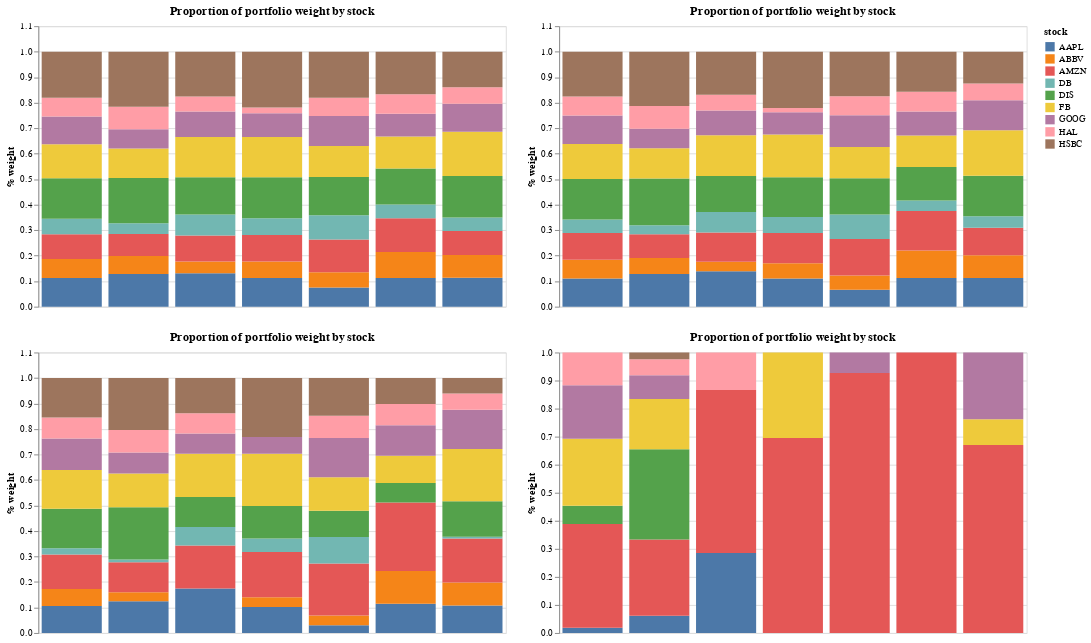

Here is the notebook cell this chart was saved with:
### Code cell
# Horizontal combination of the first two charts for the top row
top_row_3 = alt.hconcat(chart_095_3, chart_07_3)

# Horizontal combination of the second two charts for the bottom row
bottom_row_3 = alt.hconcat(chart_035_3, chart_01_3)

# Vertical combination of the two rows
combined_chart_3 = alt.vconcat(top_row_3, bottom_row_3)

# Display the combined chart
combined_chart_3

### Figure 1 — Vega-Lite specification as saved in the notebook (floating-point values rounded to 4 significant figures)
{"config": {"view": {"continuousWidth": 300, "continuousHeight": 300}}, "vconcat": [{"hconcat": [{"data": {"name": "data-511e0829efbcb5d775ccc069f07d8d08"}, "mark": {"type": "bar"}, "encoding": {"color": {"field": "stock", "type": "nominal"}, "order": {"field": "stock", "sort": "ascending", "type": "nominal"}, "x": {"axis": null, "field": "run", "type": "ordinal"}, "y": {"field": "weight", "title": "% weight", "type": "quantitative"}}, "title": "Proportion of portfolio weight by stock", "width": 500}, {"data": {"name": "data-d045bc0b506de827ecd9b2400ee81860"}, "mark": {"type": "bar"}, "encoding": {"color": {"field": "stock", "type": "nominal"}, "order": {"field": "stock", "sort": "ascending", "type": "nominal"}, "x": {"axis": null, "field": "run", "type": "ordinal"}, "y": {"field": "weight", "title": "% weight", "type": "quantitative"}}, "title": "Proportion of portfolio weight by stock", "width": 500}]}, {"hconcat": [{"data": {"name": "data-481d83af8f6f01fcdeb1852f11b91ef3"}, "mark": {"type": "bar"}, "encoding": {"color": {"field": "stock", "type": "nominal"}, "order": {"field": "stock", "sort": "ascending", "type": "nominal"}, "x": {"axis": null, "field": "run", "type": "ordinal"}, "y": {"field": "weight", "title": "% weight", "type": "quantitative"}}, "title": "Proportion of portfolio weight by stock", "width": 500}, {"data": {"name": "data-704f8f5a5c54f35e8b8fa526b63e7219"}, "mark": {"type": "bar"}, "encoding": {"color": {"field": "stock", "type": "nominal"}, "order": {"field": "stock", "sort": "ascending", "type": "nominal"}, "x": {"axis": null, "field": "run", "type": "ordinal"}, "y": {"field": "weight", "title": "% weight", "type": "quantitative"}}, "title": "Proportion of portfolio weight by stock", "width": 500}]}], "$schema": "https://vega.github.io/schema/vega-lite/v5.8.0.json", "datasets": {"data-511e0829efbcb5d775ccc069f07d8d08": [{"stock": "AAPL", "run": 0, "weight": 0.1121}, {"stock": "ABBV", "run": 0, "weight": 0.07452}, {"stock": "AMZN", "run": 0, "weight": 0.0976}, {"stock": "DB", "run": 0, "weight": 0.06026}, {"stock": "DIS", "run": 0, "weight": 0.1592}, {"stock": "FB", "run": 0, "weight": 0.1337}, {"stock": "GOOG", "run": 0, "weight": 0.1088}, {"stock": "HAL", "run": 0, "weight": 0.07329}, {"stock": "HSBC", "run": 0, "weight": 0.1805}, {"stock": "AAPL", "run": 1, "weight": 0.1286}, {"stock": "ABBV", "run": 1, "weight": 0.07016}, {"stock": "AMZN", "run": 1, "weight": 0.08668}, {"stock": "DB", "run": 1, "weight": 0.04205}, {"stock": "DIS", "run": 1, "weight": 0.1773}, {"stock": "FB", "run": 1, "weight": 0.1157}, {"stock": "GOOG", "run": 1, "weight": 0.07504}, {"stock": "HAL", "run": 1, "weight": 0.08878}, {"stock": "HSBC", "run": 1, "weight": 0.2156}, {"stock": "AAPL", "run": 2, "weight": 0.1311}, {"stock": "ABBV", "run": 2, "weight": 0.04594}, {"stock": "AMZN", "run": 2, "weight": 0.1021}, {"stock": "DB", "run": 2, "weight": 0.08197}, {"stock": "DIS", "run": 2, "weight": 0.1467}, {"stock": "FB", "run": 2, "weight": 0.1573}, {"stock": "GOOG", "run": 2, "weight": 0.1007}, {"stock": "HAL", "run": 2, "weight": 0.0586}, {"stock": "HSBC", "run": 2, "weight": 0.1755}, {"stock": "AAPL", "run": 3, "weight": 0.1122}, {"stock": "ABBV", "run": 3, "weight": 0.06457}, {"stock": "AMZN", "run": 3, "weight": 0.1046}, {"stock": "DB", "run": 3, "weight": 0.06521}, {"stock": "DIS", "run": 3, "weight": 0.1608}, {"stock": "FB", "run": 3, "weight": 0.1585}, {"stock": "GOOG", "run": 3, "weight": 0.09242}, {"stock": "HAL", "run": 3, "weight": 0.02324}, {"stock": "HSBC", "run": 3, "weight": 0.2185}, {"stock": "AAPL", "run": 4, "weight": 0.07516}, {"stock": "ABBV", "run": 4, "weight": 0.05967}, {"stock": "AMZN", "run": 4, "weight": 0.1285}, {"stock": "DB", "run": 4, "weight": 0.09491}, {"stock": "DIS", "run": 4, "weight": 0.1504}, {"stock": "FB", "run": 4, "weight": 0.1213}, {"stock": "GOOG", "run": 4, "weight": 0.1181}, {"stock": "HAL", "run": 4, "weight": 0.07135}, {"stock": "HSBC", "run": 4, "weight": 0.1807}, {"stock": "AAPL", "run": 5, "weight": 0.1122}, {"stock": "ABBV", "run": 5, "weight": 0.1023}, {"stock": "AMZN", "run": 5, "weight": 0.1325}, {"stock": "DB", "run": 5, "weight": 0.05322}, {"stock": "DIS", "run": 5, "weight": 0.1417}, {"stock": "FB", "run": 5, "weight": 0.1259}, {"stock": "GOOG", "run": 5, "weight": 0.08876}, {"stock": "HAL", "run": 5, "weight": 0.07599}, {"stock": "HSBC", "run": 5, "weight": 0.1674}, {"stock": "AAPL", "run": 6, "weight": 0.1135}, {"stock": "ABBV", "run": 6, "weight": 0.08902}, {"stock": "AMZN", "run": 6, "weight": 0.09429}, {"stock": "DB", "run": 6, "weight": 0.05253}, {"stock": "DIS", "run": 6, "weight": 0.1635}, {"stock": "FB", "run": 6, "weight": 0.1728}, {"stock": "GOOG", "run": 6, "weight": 0.11}, {"stock": "HAL", "run": 6, "weight": 0.06526}, {"stock": "HSBC", "run": 6, "weight": 0.1391}], "data-d045bc0b506de827ecd9b2400ee81860": [{"stock": "AAPL", "run": 0, "weight": 0.1108}, {"stock": "ABBV", "run": 0, "weight": 0.073}, {"stock": "AMZN", "run": 0, "weight": 0.105}, {"stock": "DB", "run": 0, "weight": 0.05308}, {"stock": "DIS", "run": 0, "weight": 0.1584}, {"stock": "FB", "run": 0, "weight": 0.1375}, {"stock": "GOOG", "run": 0, "weight": 0.1117}, {"stock": "HAL", "run": 0, "weight": 0.075}, {"stock": "HSBC", "run": 0, "weight": 0.1755}, {"stock": "AAPL", "run": 1, "weight": 0.1278}, {"stock": "ABBV", "run": 1, "weight": 0.06328}, {"stock": "AMZN", "run": 1, "weight": 0.09276}, {"stock": "DB", "run": 1, "weight": 0.03595}, {"stock": "DIS", "run": 1, "weight": 0.1827}, {"stock": "FB", "run": 1, "weight": 0.119}, {"stock": "GOOG", "run": 1, "weight": 0.07652}, {"stock": "HAL", "run": 1, "weight": 0.08867}, {"stock": "HSBC", "run": 1, "weight": 0.2133}, {"stock": "AAPL", "run": 2, "weight": 0.1391}, {"stock": "ABBV", "run": 2, "weight": 0.03731}, {"stock": "AMZN", "run": 2, "weight": 0.1144}, {"stock": "DB", "run": 2, "weight": 0.08024}, {"stock": "DIS", "run": 2, "weight": 0.1414}, {"stock": "FB", "run": 2, "weight": 0.1597}, {"stock": "GOOG", "run": 2, "weight": 0.09668}, {"stock": "HAL", "run": 2, "weight": 0.06258}, {"stock": "HSBC", "run": 2, "weight": 0.1686}, {"stock": "AAPL", "run": 3, "weight": 0.1106}, {"stock": "ABBV", "run": 3, "weight": 0.05971}, {"stock": "AMZN", "run": 3, "weight": 0.1185}, {"stock": "DB", "run": 3, "weight": 0.0632}, {"stock": "DIS", "run": 3, "weight": 0.155}, {"stock": "FB", "run": 3, "weight": 0.1677}, {"stock": "GOOG", "run": 3, "weight": 0.08787}, {"stock": "HAL", "run": 3, "weight": 0.01611}, {"stock": "HSBC", "run": 3, "weight": 0.2213}, {"stock": "AAPL", "run": 4, "weight": 0.06686}, {"stock": "ABBV", "run": 4, "weight": 0.0559}, {"stock": "AMZN", "run": 4, "weight": 0.1423}, {"stock": "DB", "run": 4, "weight": 0.09649}, {"stock": "DIS", "run": 4, "weight": 0.1418}, {"stock": "FB", "run": 4, "weight": 0.123}, {"stock": "GOOG", "run": 4, "weight": 0.1246}, {"stock": "HAL", "run": 4, "weight": 0.0743}, {"stock": "HSBC", "run": 4, "weight": 0.1747}, {"stock": "AAPL", "run": 5, "weight": 0.1128}, {"stock": "ABBV", "run": 5, "weight": 0.1071}, {"stock": "AMZN", "run": 5, "weight": 0.155}, {"stock": "DB", "run": 5, "weight": 0.04139}, {"stock": "DIS", "run": 5, "weight": 0.1314}, {"stock": "FB", "run": 5, "weight": 0.1235}, {"stock": "GOOG", "run": 5, "weight": 0.09388}, {"stock": "HAL", "run": 5, "weight": 0.07748}, {"stock": "HSBC", "run": 5, "weight": 0.1574}, {"stock": "AAPL", "run": 6, "weight": 0.1125}, {"stock": "ABBV", "run": 6, "weight": 0.08928}, {"stock": "AMZN", "run": 6, "weight": 0.1082}, {"stock": "DB", "run": 6, "weight": 0.04433}, {"stock": "DIS", "run": 6, "weight": 0.1592}, {"stock": "FB", "run": 6, "weight": 0.1787}, {"stock": "GOOG", "run": 6, "weight": 0.1178}, {"stock": "HAL", "run": 6, "weight": 0.06495}, {"stock": "HSBC", "run": 6, "weight": 0.1251}], "data-481d83af8f6f01fcdeb1852f11b91ef3": [{"stock": "AAPL", "run": 0, "weight": 0.1058}, {"stock": "ABBV", "run": 0, "weight": 0.0669}, {"stock": "AMZN", "run": 0, "weight": 0.135}, {"stock": "DB", "run": 0, "weight": 0.02413}, {"stock": "DIS", "run": 0, "weight": 0.1549}, {"stock": "FB", "run": 0, "weight": 0.1529}, {"stock": "GOOG", "run": 0, "weight": 0.1235}, {"stock": "HAL", "run": 0, "weight": 0.08188}, {"stock": "HSBC", "run": 0, "weight": 0.155}, {"stock": "AAPL", "run": 1, "weight": 0.1244}, {"stock": "ABBV", "run": 1, "weight": 0.03535}, {"stock": "AMZN", "run": 1, "weight": 0.1175}, {"stock": "DB", "run": 1, "weight": 0.01121}, {"stock": "DIS", "run": 1, "weight": 0.2044}, {"stock": "FB", "run": 1, "weight": 0.1324}, {"stock": "GOOG", "run": 1, "weight": 0.08256}, {"stock": "HAL", "run": 1, "weight": 0.08819}, {"stock": "HSBC", "run": 1, "weight": 0.204}, {"stock": "AAPL", "run": 2, "weight": 0.1741}, {"stock": "ABBV", "run": 2, "weight": 6.062e-07}, {"stock": "AMZN", "run": 2, "weight": 0.1686}, {"stock": "DB", "run": 2, "weight": 0.07255}, {"stock": "DIS", "run": 2, "weight": 0.1179}, {"stock": "FB", "run": 2, "weight": 0.17}, {"stock": "GOOG", "run": 2, "weight": 0.07902}, {"stock": "HAL", "run": 2, "weight": 0.08002}, {"stock": "HSBC", "run": 2, "weight": 0.1378}, {"stock": "AAPL", "run": 3, "weight": 0.102}, {"stock": "ABBV", "run": 3, "weight": 0.03838}, {"stock": "AMZN", "run": 3, "weight": 0.1774}, {"stock": "DB", "run": 3, "weight": 0.05256}, {"stock": "DIS", "run": 3, "weight": 0.1273}, {"stock": "FB", "run": 3, "weight": 0.2052}, {"stock": "GOOG", "run": 3, "weight": 0.0662}, {"stock": "HAL", "run": 3, "weight": 1.661e-08}, {"stock": "HSBC", "run": 3, "weight": 0.231}, {"stock": "AAPL", "run": 4, "weight": 0.02989}, {"stock": "ABBV", "run": 4, "weight": 0.03912}, {"stock": "AMZN", "run": 4, "weight": 0.2037}, {"stock": "DB", "run": 4, "weight": 0.1035}, {"stock": "DIS", "run": 4, "weight": 0.1035}, {"stock": "FB", "run": 4, "weight": 0.131}, {"stock": "GOOG", "run": 4, "weight": 0.1536}, {"stock": "HAL", "run": 4, "weight": 0.08743}, {"stock": "HSBC", "run": 4, "weight": 0.1483}, {"stock": "AAPL", "run": 5, "weight": 0.1144}, {"stock": "ABBV", "run": 5, "weight": 0.1289}, {"stock": "AMZN", "run": 5, "weight": 0.2679}, {"stock": "DB", "run": 5, "weight": 4.468e-09}, {"stock": "DIS", "run": 5, "weight": 0.07678}, {"stock": "FB", "run": 5, "weight": 0.1075}, {"stock": "GOOG", "run": 5, "weight": 0.1192}, {"stock": "HAL", "run": 5, "weight": 0.08369}, {"stock": "HSBC", "run": 5, "weight": 0.1015}, {"stock": "AAPL", "run": 6, "weight": 0.1079}, {"stock": "ABBV", "run": 6, "weight": 0.09043}, {"stock": "AMZN", "run": 6, "weight": 0.1722}, {"stock": "DB", "run": 6, "weight": 0.0066}, {"stock": "DIS", "run": 6, "weight": 0.1391}, {"stock": "FB", "run": 6, "weight": 0.2057}, {"stock": "GOOG", "run": 6, "weight": 0.1536}, {"stock": "HAL", "run": 6, "weight": 0.06351}, {"stock": "HSBC", "run": 6, "weight": 0.06097}], "data-704f8f5a5c54f35e8b8fa526b63e7219": [{"stock": "AAPL", "run": 0, "weight": 0.0184}, {"stock": "ABBV", "run": 0, "weight": 8.186e-09}, {"stock": "AMZN", "run": 0, "weight": 0.3701}, {"stock": "DB", "run": 0, "weight": 1.647e-09}, {"stock": "DIS", "run": 0, "weight": 0.06547}, {"stock": "FB", "run": 0, "weight": 0.2389}, {"stock": "GOOG", "run": 0, "weight": 0.1902}, {"stock": "HAL", "run": 0, "weight": 0.117}, {"stock": "HSBC", "run": 0, "weight": 8.847e-09}, {"stock": "AAPL", "run": 1, "weight": 0.0613}, {"stock": "ABBV", "run": 1, "weight": 1.623e-08}, {"stock": "AMZN", "run": 1, "weight": 0.2718}, {"stock": "DB", "run": 1, "weight": 1.602e-08}, {"stock": "DIS", "run": 1, "weight": 0.322}, {"stock": "FB", "run": 1, "weight": 0.1789}, {"stock": "GOOG", "run": 1, "weight": 0.08492}, {"stock": "HAL", "run": 1, "weight": 0.05698}, {"stock": "HSBC", "run": 1, "weight": 0.02417}, {"stock": "AAPL", "run": 2, "weight": 0.2853}, {"stock": "ABBV", "run": 2, "weight": 1.021e-08}, {"stock": "AMZN", "run": 2, "weight": 0.5812}, {"stock": "DB", "run": 2, "weight": 1.849e-08}, {"stock": "DIS", "run": 2, "weight": 1.933e-08}, {"stock": "FB", "run": 2, "weight": 1.245e-07}, {"stock": "GOOG", "run": 2, "weight": 1.937e-08}, {"stock": "HAL", "run": 2, "weight": 0.1335}, {"stock": "HSBC", "run": 2, "weight": 1.99e-08}, {"stock": "AAPL", "run": 3, "weight": 5.999e-08}, {"stock": "ABBV", "run": 3, "weight": 3.037e-08}, {"stock": "AMZN", "run": 3, "weight": 0.6953}, {"stock": "DB", "run": 3, "weight": 4.506e-08}, {"stock": "DIS", "run": 3, "weight": 4.093e-08}, {"stock": "FB", "run": 3, "weight": 0.3047}, {"stock": "GOOG", "run": 3, "weight": 3.205e-08}, {"stock": "HAL", "run": 3, "weight": 2.01e-08}, {"stock": "HSBC", "run": 3, "weight": 1.958e-07}, {"stock": "AAPL", "run": 4, "weight": 3.234e-09}, {"stock": "ABBV", "run": 4, "weight": 3.903e-09}, {"stock": "AMZN", "run": 4, "weight": 0.927}, {"stock": "DB", "run": 4, "weight": 1.168e-08}, {"stock": "DIS", "run": 4, "weight": 3.676e-09}, {"stock": "FB", "run": 4, "weight": 9.494e-09}, {"stock": "GOOG", "run": 4, "weight": 0.07303}, {"stock": "HAL", "run": 4, "weight": 2.271e-08}, {"stock": "HSBC", "run": 4, "weight": 4.387e-09}, {"stock": "AAPL", "run": 5, "weight": 2.256e-08}, {"stock": "ABBV", "run": 5, "weight": 2.234e-08}, {"stock": "AMZN", "run": 5, "weight": 1.0}, {"stock": "DB", "run": 5, "weight": 9.553e-09}, {"stock": "DIS", "run": 5, "weight": 1.42e-08}, {"stock": "FB", "run": 5, "weight": 1.73e-08}, {"stock": "GOOG", "run": 5, "weight": 2.043e-08}, {"stock": "HAL", "run": 5, "weight": 1.828e-08}, {"stock": "HSBC", "run": 5, "weight": 1.473e-08}, {"stock": "AAPL", "run": 6, "weight": 1.862e-08}, {"stock": "ABBV", "run": 6, "weight": 2.137e-08}, {"stock": "AMZN", "run": 6, "weight": 0.6698}, {"stock": "DB", "run": 6, "weight": 7.448e-09}, {"stock": "DIS", "run": 6, "weight": 8.027e-09}, {"stock": "FB", "run": 6, "weight": 0.09236}, {"stock": "GOOG", "run": 6, "weight": 0.2378}, {"stock": "HAL", "run": 6, "weight": 4.801e-08}, {"stock": "HSBC", "run": 6, "weight": 7.849e-09}]}}
